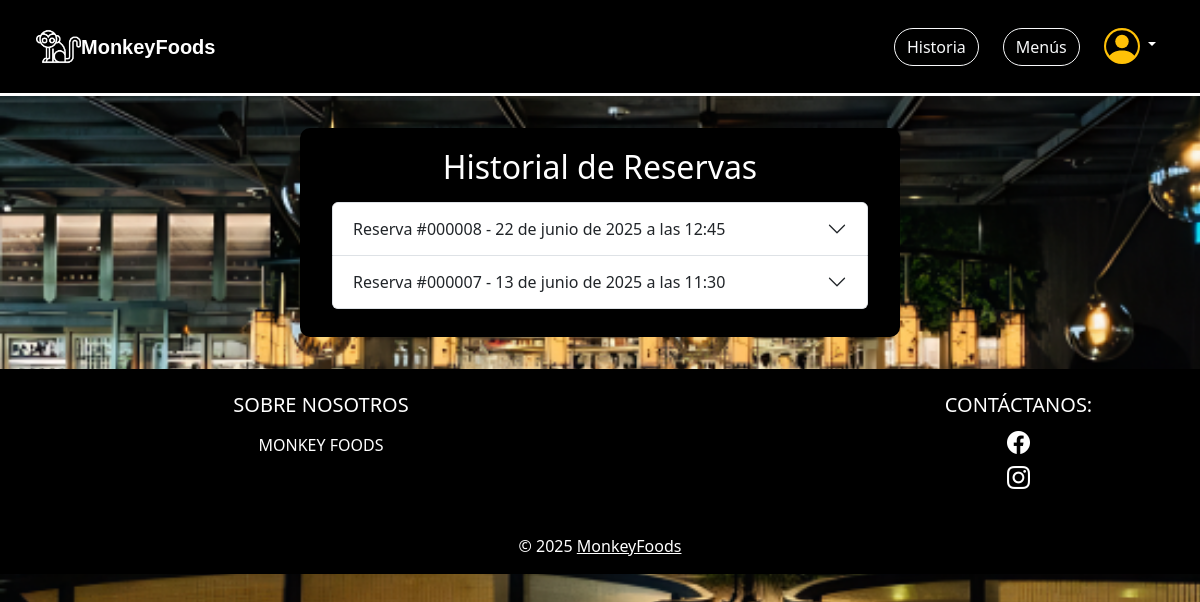
Screenshot of /reservas/historial/ (signed in) with the database file from the repository.
### apps/reservas/models.py (models this page shows, shortened)
class Reserva(models.Model):
    ESTADOS_RESERVA = (
        ('borrador', 'Borrador'),
        ('completada', 'Completada'),
    )
    id_reserva = models.CharField(max_length=12, unique=True, editable=False)
    cliente = models.ForeignKey(settings.AUTH_USER_MODEL, on_delete=models.CASCADE)
    nombre_reserva = models.CharField(max_length=100)
    fecha = models.DateField()
    hora = models.TimeField()
    telefono = models.CharField(max_length=20)
    comensales = models.PositiveIntegerField(default=1)
    abono = models.DecimalField(max_digits=8, decimal_places=2)
    mesas = models.ManyToManyField('Mesa')
    menu = models.ForeignKey(Menu, on_delete=models.SET_NULL, null=True, blank=True)  #modelo menú
    zona = models.ForeignKey('Zona', on_delete=models.CASCADE, null=True, blank=True)
    estado = models.CharField(max_length=20, choices=ESTADOS_RESERVA, default='borrador')

### apps/reservas/views.py (the view)
# urls.py: path('historial/', views.historial_reservas, name='historial_reservas'),
@login_required
def historial_reservas(request):
    reservas = Reserva.objects.filter(cliente=request.user).order_by('-fecha', '-hora')
    return render(request, 'reservas/historial_reservas.html', {'reservas': reservas})

### apps/reservas/templates/reservas/historial_reservas.html (shortened to what this page needs)
{% load static %}
<!DOCTYPE html>
<html lang="es">
<head>
    <link href="https://cdn.jsdelivr.net/npm/bootstrap@5.3.3/dist/css/bootstrap.min.css" rel="stylesheet"
>
    <link rel="stylesheet" href="https://cdn.jsdelivr.net/npm/bootstrap-icons@1.11.3/font/bootstrap-icons.min.css">
    <link rel="stylesheet" href="{% static 'reservas/css/styles.css' %}">
</head>
<body class="body-fondo">
  <nav class="navbar navbar-expand-lg bg-body-primary navbar-settings p-4">
      <div class="container-fluid">
          <a href="{% url 'index' %}">
                <img style="width: 45px; height: 45px;" src="{% static 'home/img/mono-blanco.png' %}" alt="marca">
                <a class="navbar-brand marca" href="{% url 'index' %}">MonkeyFoods</a>
            </a>
          <div class="collapse navbar-collapse" id="navbarSupportedContent">
              {% if request.user.is_authenticated %}
              <form class="d-flex gap-4" role="search">
                  <a href="{% url 'historia' %}">
                      <button class="btn btn-outline-light history" type="button">Historia</button>
                  </a>
                  <a href="{% url 'menus' %}">
                          <button class="btn btn-outline-light history" type="button">Menús</button>
                      </a>
                  <div class="nav-item dropdown dropdown-perfil me-2">
                      <a class="nav-link dropdown-toggle" href="#" role="button" data-bs-toggle="dropdown">
                      </a>
                  </div>
              </form>
              {% endif %}
          </div>
      </div>
  </nav>
  <div class="form-container">
    <div class="container mb-2">
      <h2 class="text-white text-center mb-3">Historial de Reservas</h2>
      <div class="accordion" id="accordionReservas">
        {% for reserva in reservas %}
        <div class="accordion-item">
          <h2 class="accordion-header" id="heading{{ reserva.id }}">
            <button class="accordion-button collapsed" type="button" data-bs-toggle="collapse" data-bs-target="#collapse{{ reserva.id }}">
              Reserva #{{ reserva.id_reserva }} - {{ reserva.fecha }} a las {{ reserva.hora }}
            </button>
          </h2>
        </div>
        {% empty %}
        <p class="text-center" style="font-size: 18px; color: grey; font-style: italic;">No tienes reservas registradas.</p>
        {% endfor %}
      </div>
    </div>
  </div>
</body>
<footer class="text-white text-center" style="background-color: black;">
    <div class="container p-4">
        <div class="row">
            <div class="col-lg-6 col-md-12 mb-4 mb-md-0 text-center">
                <h5 class="text">SOBRE NOSOTROS</h5>
                <p class="mt-3">
                    MONKEY FOODS
                </p>
            </div>
            <div class="col-lg-3 col-md-6 mb-4 mb-md-0 ms-auto text-center">
                <h5 class="text">CONTÁCTANOS:</h5>
                <ul class="list-unstyled mb-0">
                    <li>
                        <a class="text-white" href="#">
                            <i class="bi bi-facebook" style="font-size: 23px;"></i>
                        </a>
                    </li>
                    <li>
                        <a class="text-white" href="#">
                            <i class="bi bi-instagram" style="font-size: 23px;"></i>
                        </a>
                    </li>
                </ul>
            </div>
        </div>
    </div>
    <div class="text-center p-3" style="background-color: rgba(0, 0, 0, 0.2);">
        © 2025
        <a class="text-white" href="{% url 'index' %}">MonkeyFoods</a>
    </div>
</footer>
</html>

### apps/reservas/static/reservas/css/styles.css (style rules this page uses)
.navbar-settings { background-color: black; border-bottom: 3px solid; color: white; }
.history { border-radius: 40px; }
.marca { color: white; font-weight: bold; text-align: right; background-size: 20%; font-family: "Century Gothic", sans-serif; }
.body-fondo { background-image: url(../img/fondo.png); background-size: cover; background-position: cover; background-repeat: no-repeat; background-attachment: fixed; }
.dropdown-perfil { min-width: auto; max-width: auto; width: auto; }
.form-container { max-width: 600px; width: 90%; display: grid; color: white; background-color: black; border-radius: 10px; padding: 20px; margin: 2rem auto; }

### rows the page displays
Reserva: id_reserva "000008", fecha "22 de junio de 2025", hora "12:45"
Reserva: id_reserva "000007", fecha "13 de junio de 2025", hora "11:30"
